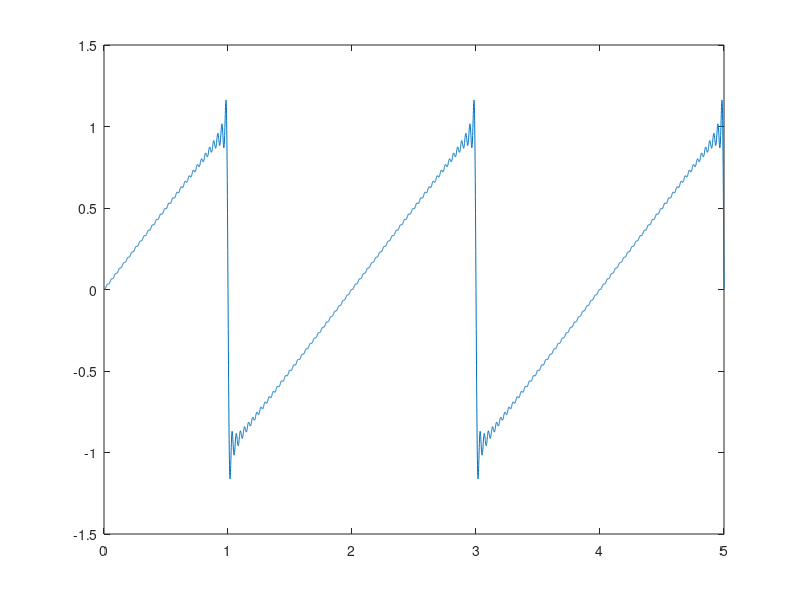

MATLAB code for this plot:
t=0:0.001:5;
T=3;
w=2*pi*(1/2)
ft=0
for n=1:60
%    n
%    an=(4/(3*n*pi))*(sin(n*pi/3)+sin(2*n*pi/3))
    ft=ft-(2/(n*pi))*cos(n*pi)*sin(n*w*t);
end
plot(t,ft)
